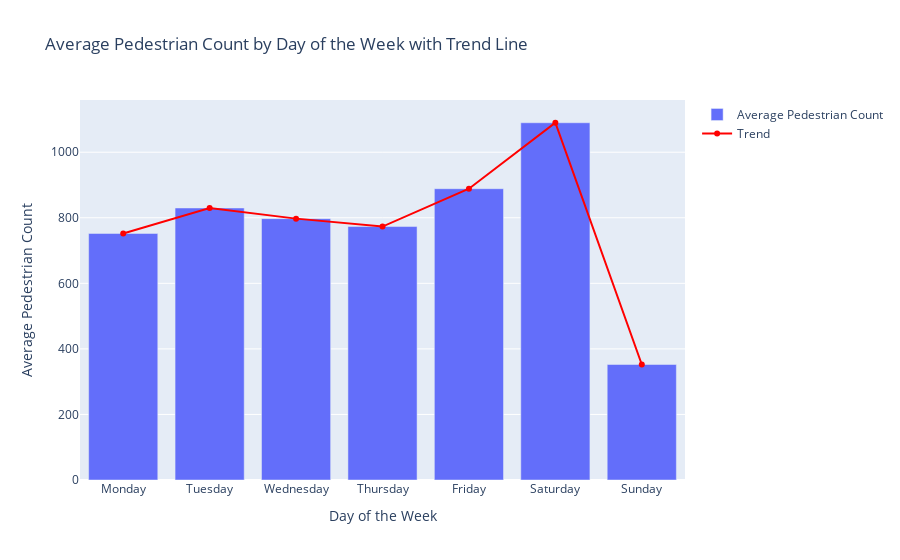

The code cell stored with this chart in its notebook:
### Markdown cell above
### Impact of Day of the Week on Pedestrian Count

### Code cell
# Create a bar chart and add a trend line
fig = go.Figure()

# Add bar chart
fig.add_trace(go.Bar(
    x=avg_pedestrian_count['day_name'], 
    y=avg_pedestrian_count['series'], 
    name='Average Pedestrian Count'
))

# Add trend line
fig.add_trace(go.Scatter(
    x=avg_pedestrian_count['day_name'], 
    y=avg_pedestrian_count['series'], 
    mode='lines+markers',
    name='Trend',
    line=dict(color='red')
))

# Customize layout
fig.update_layout(
    title='Average Pedestrian Count by Day of the Week with Trend Line',
    xaxis_title='Day of the Week',
    yaxis_title='Average Pedestrian Count',
    showlegend=True
)

fig.show()

### Figure 1 — Plotly figure (JSON) as saved in the notebook; plotly's stock layout.template omitted (floating-point values rounded to 4 significant figures)
{"data": [{"name": "Average Pedestrian Count", "type": "bar", "x": ["Monday", "Tuesday", "Wednesday", "Thursday", "Friday", "Saturday", "Sunday"], "y": [752.2, 829.9, 797.4, 773.2, 888.7, 1090.0, 352.4]}, {"line": {"color": "red"}, "mode": "lines+markers", "name": "Trend", "type": "scatter", "x": ["Monday", "Tuesday", "Wednesday", "Thursday", "Friday", "Saturday", "Sunday"], "y": [752.2, 829.9, 797.4, 773.2, 888.7, 1090.0, 352.4]}], "layout": {"showlegend": true, "title": {"text": "Average Pedestrian Count by Day of the Week with Trend Line"}, "xaxis": {"title": {"text": "Day of the Week"}}, "yaxis": {"title": {"text": "Average Pedestrian Count"}}}}
